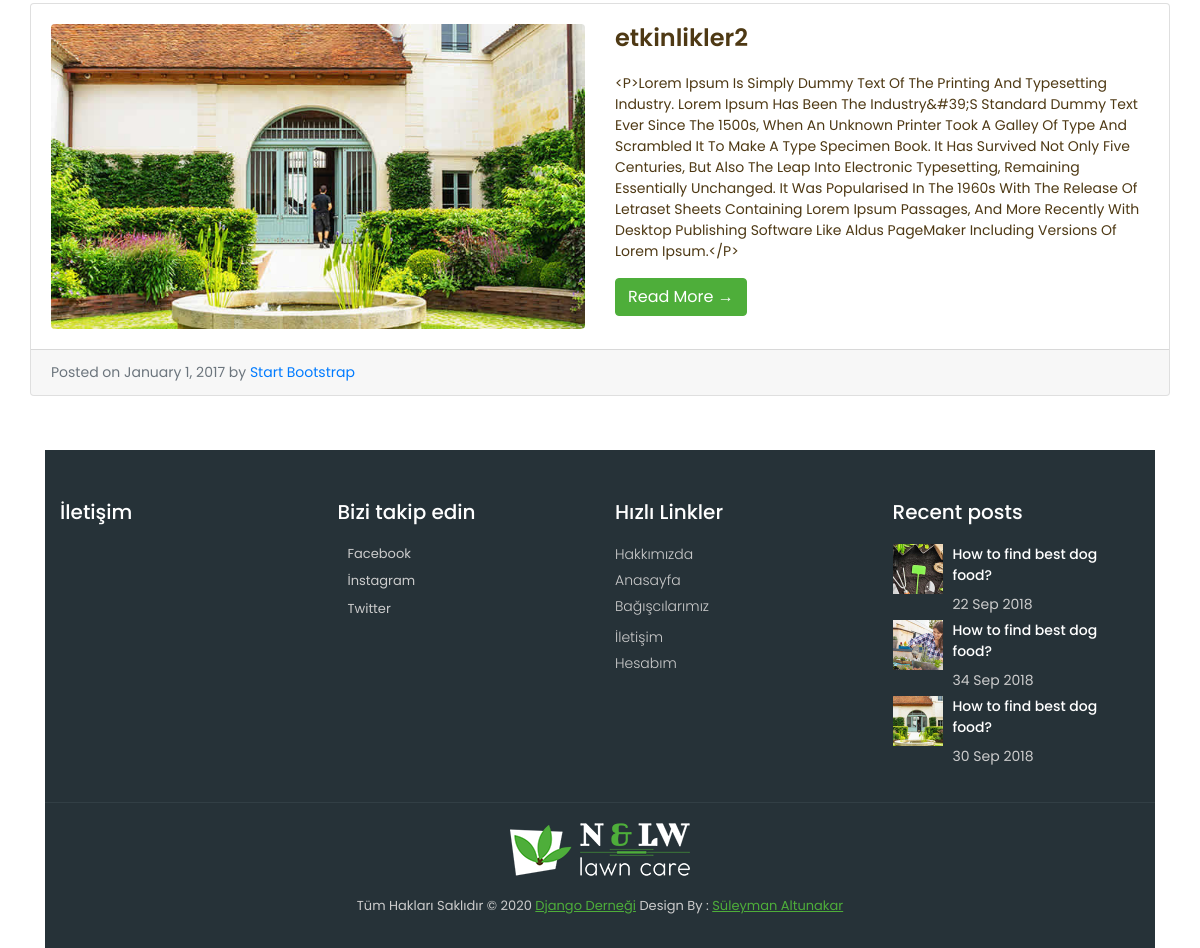
Page /category/8/etkinlikler/ (lower part) on the earlier database version.
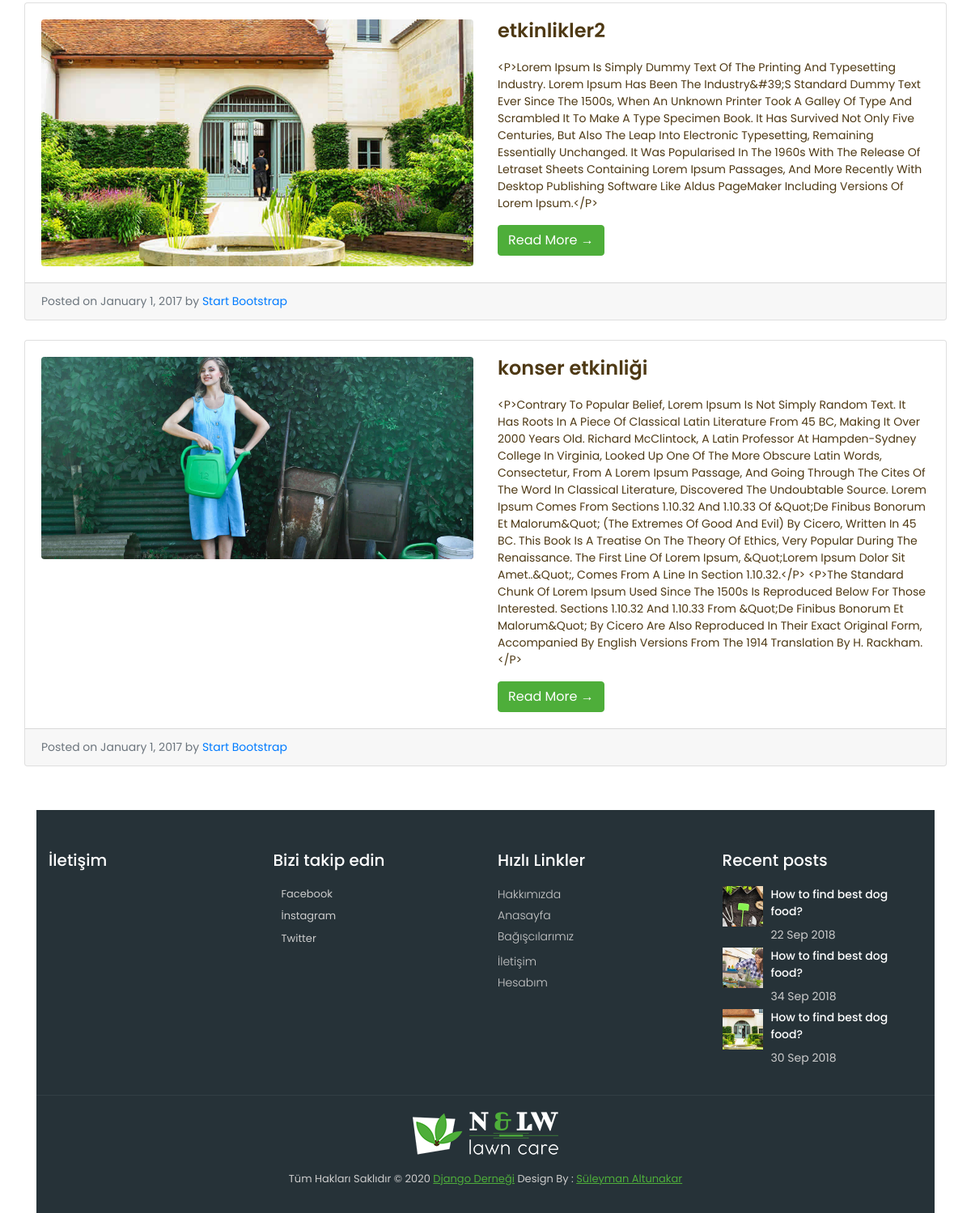
Same page on the later database version.
### content/models.py (models this page shows, shortened)
class Product(models.Model):
    STATUS = (
        ('True', 'Evet'),
        ('False', 'Hayır'),
    )
    category = models.ForeignKey(Category, on_delete=models.CASCADE)
    title = models.CharField(max_length=150)
    keywords = models.CharField(max_length=255)
    description = models.CharField(max_length=255)
    image = models.ImageField(blank=True, upload_to='images/')
    detail = RichTextUploadingField()
    slug = models.SlugField(null=False, unique=True)
    status = models.CharField(max_length=10, choices=STATUS)
    create_at = models.DateTimeField(auto_now_add=True)
    update_at = models.DateTimeField(auto_now=True)

### home/views.py (the view)
# urls.py: path('category/<int:id>/<slug:slug>/', views.category_products, name='category_products'),
def category_products(request,id,slug):
    category = Category.objects.all()
    categorydata = Category.objects.get(pk=id)
    products = Product.objects.filter(category_id=id)
    context = {'products': products,'category': category, 'slug': slug, 'categorydata': categorydata}
    return render(request, 'productss.html',context)

### home/templates/productss.html (shortened to what this page needs)
{% extends "Homebase.html" %}
{% block body %}
    <div class="container">
		<div class="about-main">
			<div class="row">
                {% for rs in products %}
			<div class="card mb-4">
				<div class="card-body">
				  <div class="row">
					<div class="col-lg-6">
					  <a href="#">
						<img class="img-fluid rounded" src="{{ rs.image.url }}" alt="" />
					  </a>
					</div>
					<div class="col-lg-6">
					  <h2 class="card-title">{{ rs.title}}</h2>
					  <p class="card-text">{{ rs.detail }}</p>
					  <a href="#" class="btn btn-primary">Read More &rarr;</a>
					</div>
				  </div>
				</div>
				<div class="card-footer text-muted">
				  Posted on January 1, 2017 by
				  <a href="#">Start Bootstrap</a>
				</div>
			</div>
                {% endfor %}
			</div>
		</div>
{% endblock %}

### home/templates/Homebase.html (shortened to what this page needs)
<!DOCTYPE html>
<html lang="en">
<head>
    {% load static %}
	<link href="{% static 'vendor/bootstrap/css/bootstrap.min.css' %}" rel="stylesheet">
	<link href="{% static 'css/style.css' %}" rel="stylesheet">
</head>
    {% block body %}  {% endblock %}
    {% include 'footer.html' %}
<body>
</body>
</html>

### home/templates/navigation.html (shortened to what this page needs)
{% load static %}
                {% load mptt_tags %}

### home/templates/footer.html (shortened to what this page needs)
{% load static %}
    <footer class="footer">
        <div class="container bottom_border">
            <div class="row">
               <div class="col-lg-3 col-md-6 col-sm-6 col">
					<h5 class="headin5_amrc col_white_amrc pt2">İletişim</h5>
               </div>
               <div class="col-lg-3 col-md-6 col-sm-6 col">
					<h5 class="headin5_amrc col_white_amrc pt2">Bizi takip edin</h5>
					<ul class="footer_ul2_amrc">
						<li>
							<p>Facebook <a href="{{ setting.facebook }}">{{ setting.facebook }}</a></p>
						</li>
						<li>
							<p>İnstagram <a href="{{ setting.instagram }}">{{ setting.instagram }}</a></p>
						</li>
						<li>
							<p>Twitter <a href="{{ setting.twitter }}">{{ setting.twitter }}</a></p>
						</li>
					</ul>
				</div>
				<div class="col-lg-3 col-md-6 col-sm-6">
					<h5 class="headin5_amrc col_white_amrc pt2">Hızlı Linkler</h5>
					<ul class="footer_ul_amrc">
						<li><a href="/hakkimizda">Hakkımızda</a></li>
						<li><a href="/">Anasayfa</a></li>
						<li><a href="/bagiscilar">Bağışcılarımız</a></li>
						<li><a href="/category/{{ node.id }}/{{ node.slug }}">{{ node.title }}</a></li>
						<li><a href="/iletisim">İletişim</a></li>
						<li><a href="/user">Hesabım</a></li>
					</ul>
				</div>
				<div class="col-lg-3 col-md-6 col-sm-6 ">
					<h5 class="headin5_amrc col_white_amrc pt2">Recent posts</h5>
					<ul class="footer_ul_amrc">
						<li class="media">
							<div class="media-left">
								<img class="img-fluid" src="{% static 'images/post-img-01.jpg' %}" alt="" />
							</div>
							<div class="media-body">
								<p>How to find best dog food?</p>
								<span>22 Sep 2018</span>
							</div>
						</li>
						<li class="media">
							<div class="media-left">
								<img class="img-fluid" src="{% static 'images/post-img-02.jpg' %}" alt="" />
							</div>
							<div class="media-body">
								<p>How to find best dog food?</p>
								<span>34 Sep 2018</span>
							</div>
						</li>
						<li class="media">
							<div class="media-left">
								<img class="img-fluid" src="{% static 'images/post-img-03.jpg' %}" alt="" />
							</div>
							<div class="media-body">
								<p>How to find best dog food?</p>
								<span>30 Sep 2018</span>
							</div>
						</li>
					</ul>
				</div>
			</div>
		</div>
        <div class="container">
            <div class="footer-logo">
				<a href="#"><img src="{% static 'images/footer-logo.png' %}" alt="" /></a>
			</div>
            <p class="copyright text-center">Tüm Hakları Saklıdır &copy; 2020 <a href="/">Django Derneği</a> Design By :
				<a href="{{ setting.instagram }}">Süleyman Altunakar</a>
            </p>
        </div>
    </footer>

### home/static/css/style.css (style rules this page uses)
body { padding-top: 54px; font-family: 'Poppins', sans-serif; font-size: 14px; color: #4e3914; }
@media (min-width: 992px) { body { padding-top: 80px; } }
a.btn-primary { background-color: #4eae3a; border-color: #4eae3a; }
.about-main { padding: 30px 0px; }
.about-main h2 { font-size: 24px; font-weight: 600; margin-bottom: 20px; }
.about-main p { font-size: 14px; text-transform: capitalize; }
.footer { width:100%; background-color:#263238; min-height:250px; padding:10px 0px 25px 0px; }
.pt2 { padding-top:40px ; margin-bottom:20px ; color: #ffffff; font-weight: 500; }
footer p { font-size:13px; color:#CCC; padding-bottom:0px; margin-bottom:8px; }
.footer_ul_amrc { margin:0px ; list-style-type:none ; font-size:14px; padding:0px 0px 10px 0px ; }
.footer_ul_amrc li { padding:0px 0px 5px 0px; }
.footer_ul_amrc li a { color:#cccccc; font-size: 14px; font-weight: 300; }
.footer_ul_amrc li .media-left { margin-right: 10px; }
.footer_ul_amrc li .media-left img { max-width: 50px; }
.footer_ul_amrc li .media-body p { font-size: 14px; font-weight: 500; color: #ffffff; }
.footer_ul_amrc li .media-body span { color: #cccccc; font-size: 14px; font-weight: 400; }
.footer_ul2_amrc { margin:0px; list-style-type:none; padding:0px; }
.footer_ul2_amrc li p { display:table; }
.bottom_border { border-bottom:1px solid #323f45; padding-bottom:20px; }
.footer-logo { padding: 20px 0px; text-align: center; }
.copyright a { color: #4eae3a; text-decoration: underline; }

Differences in the rows shown:
added Product: image (picture), title "konser etkinliği", detail "<p>Contrary To Popular Belief, Lorem Ipsum Is Not Simply Random Text. It Has Roots In A Piece Of Classical Latin Literature From 45 BC, Making It Over 2000 Years Old. Richard McClintock, A Latin Professor At Hampden-Sydney College In Virginia, Looked Up One Of The More Obscure Latin Words, Consectetur, From A Lorem Ipsum Passage, And Going Through The Cites Of The Word In Classical Literature, Discovered The Undoubtable Source. Lorem Ipsum Comes From Sections 1.10.32 And 1.10.33 Of &quot;de Finibus Bonorum Et Malorum&quot; (The Extremes Of Good And Evil) By Cicero, Written In 45 BC. This Book Is A Treatise On The Theory Of Ethics, Very Popular During The Renaissance. The First Line Of Lorem…"
